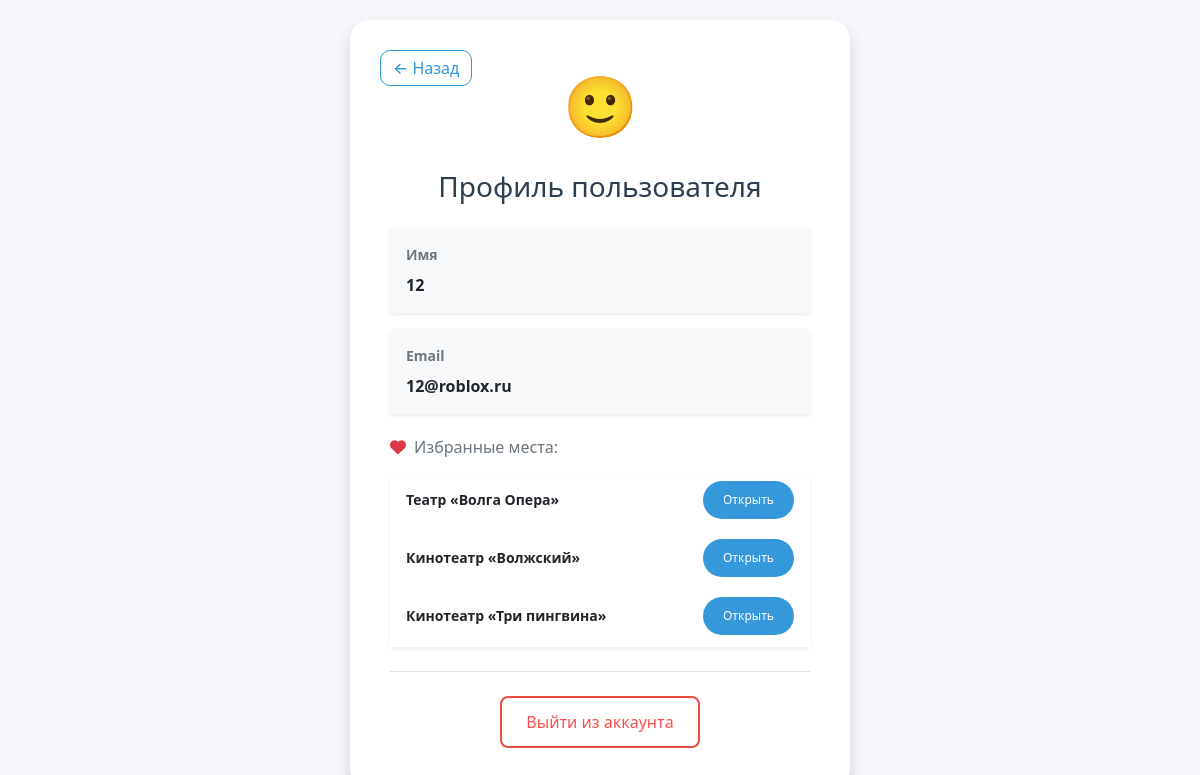
Page /profile (signed in) on the committed database.
### data/users.py (models this page shows, shortened)
class User(SqlAlchemyBase, UserMixin):
    __tablename__ = 'users'
    id = sqlalchemy.Column(sqlalchemy.Integer,
                           primary_key=True, autoincrement=True)
    name = sqlalchemy.Column(sqlalchemy.String, nullable=True)
    email = sqlalchemy.Column(sqlalchemy.String,
                              index=True, unique=True, nullable=True)
    hashed_password = sqlalchemy.Column(sqlalchemy.String, nullable=True)
    favorites = sqlalchemy.Column(sqlalchemy.String, nullable=True, default="")

### data/places.py (models this page shows)
class Places(SqlAlchemyBase):
    __tablename__ = 'Places'
    id = sqlalchemy.Column(sqlalchemy.Integer,
                           primary_key=True, autoincrement=True)
    title = sqlalchemy.Column(sqlalchemy.String, nullable=True)
    description = sqlalchemy.Column(sqlalchemy.String, nullable=True)
    deprecation_full = sqlalchemy.Column(sqlalchemy.String, nullable=True)
    category = sqlalchemy.Column(sqlalchemy.String, nullable=True)
    address = sqlalchemy.Column(sqlalchemy.String, nullable=True)
    opening_hours = sqlalchemy.Column(sqlalchemy.String, nullable=True)
    link_map =sqlalchemy.Column(sqlalchemy.String, nullable=True)
    name_photo_main = sqlalchemy.Column(sqlalchemy.String, nullable=True)
    name_photo_1 = sqlalchemy.Column(sqlalchemy.String, nullable=True)
    name_photo_2 = sqlalchemy.Column(sqlalchemy.String, nullable=True)
    open_hour = sqlalchemy.Column(sqlalchemy.Integer, nullable=True)
    close_hour = sqlalchemy.Column(sqlalchemy.Integer, nullable=True)

### app.py (the view)
@app.route('/profile')
@login_required
def profile():
    db_sess = db_session.create_session()
    fav_ids = current_user.favorites.split(',') if current_user.favorites else []
    favorite_places = db_sess.query(Places).filter(Places.id.in_(fav_ids)).all() if fav_ids else []
    return render_template('profile.html', favorite_places=favorite_places)

### app.py (called while the page is built)
@login_manager.user_loader
def load_user(user_id):
    db_sess = db_session.create_session()
    return db_sess.query(User).get(int(user_id))

@app.teardown_appcontext
def shutdown_session(exception=None):
    db_session.create_session().close()

### data/db_session.py (called while the page is built)
def create_session() -> Session:
    global __factory
    return __factory()

### templates/profile.html (shortened to what this page needs)
{% block content %}
<html lang="ru">
<head>
    <link rel="stylesheet" href="https://cdn.jsdelivr.net/npm/bootstrap@5.0.0-beta1/dist/css/bootstrap.min.css">
    <link rel="stylesheet" type="text/css" href="{{ url_for('static', filename='css/place.css') }}"/>
    <link rel="stylesheet" href="https://cdnjs.cloudflare.com/ajax/libs/font-awesome/6.0.0/css/all.min.css">
</head>
<body class="bg-light">
<div class="registration-container">
    <div class="registration-card shadow">
        <a href="/" class="btn-back"> ← Назад</a>
        <div class="text-center mb-4">
            <div style="font-size: 60px; margin-bottom: 10px;">🙂</div>
            <h1 class="mb-0">Профиль пользователя</h1>
        </div>
        <div class="profile-details mt-4">
            <div class="mb-3 p-3 bg-light rounded shadow-sm">
                <label class="text-muted small">Имя</label>
                <div class="fw-bold text-dark">{{ current_user.name }}</div>
            </div>
            <div class="mb-4 p-3 bg-light rounded shadow-sm">
                <label class="text-muted small">Email</label>
                <div class="fw-bold text-dark">{{ current_user.email }}</div>
            </div>
            <div class="favorites-section mt-4 mb-4">
                <h6 class="text-muted mb-3"><i class="fas fa-heart text-danger me-2"></i>Избранные места:</h6>
                <div class="list-group shadow-sm">
                    {% for place in favorite_places %}
                    <div class="list-group-item d-flex justify-content-between align-items-center border-0 mb-1 rounded bg-white">
                        <div>
                            <div class="fw-bold" style="font-size: 14px;">{{ place.title }}</div>
                        </div>
                        <a href="/place?id={{ place.id }}" class="btn btn-sm btn-outline-primary" style="font-size: 12px; border-radius: 20px;">Открыть</a>
                    </div>
                    {% else %}
                    <p class="text-muted small ps-2">Список пуст</p>
                    {% endfor %}
                </div>
            </div>
            <div class="actions border-top pt-4 text-center">
                <a href="{{ url_for('logout') }}" class="btn_logout" style="color: #ff4d4d; text-decoration: none; font-weight: 500;">
                    Выйти из аккаунта
                </a>
            </div>
        </div>
    </div>
</div>
</body>
</html>
{% endblock %}

### static/css/place.css (style rules this page uses)
.btn { display: inline-block; padding: 10px 20px; font-size: 16px; font-weight: 500; text-align: center; text-decoration: none; border: none; border-radius: 8px; cursor: pointer; transition: all 0.3s ease; background-color: #3498db; color: white; }
.btn-back { position: absolute; top: 20px; left: 20px; text-decoration: none; font-size: 16px; font-weight: 500; color: #3498db; background: white; border: 1.5px solid #3498db; cursor: pointer; transition: all 0.2s ease; padding: 5px 12px; border-radius: 10px; margin: 10px 10px; }
.registration-card { position: relative; }
.registration-card h1 { margin-top: 0; padding-top: 10px; }
.registration-container { display: flex; justify-content: center; align-items: center; min-height: 100vh; background-color: #f5f7fa; padding: 20px; }
.registration-card { background: white; border-radius: 20px; box-shadow: 0 10px 30px rgba(0, 0, 0, 0.1); padding: 40px; width: 100%; max-width: 500px; transition: transform 0.2s; }
.registration-card h1 { text-align: center; margin-bottom: 30px; color: #2c3e50; font-size: 28px; }
.registration-card label { font-weight: 600; margin-bottom: 8px; display: block; color: #2c3e50; }
.btn_logout { display: inline-block; padding: 12px 24px; font-size: 16px; font-weight: 600; text-align: center; text-decoration: none; border: 2px solid #e74c3c; border-radius: 8px; cursor: pointer; transition: all 0.3s ease; background-color: white; color: #e74c3c; }

### rows in the picture
User: name "12", email "12@roblox.ru"
Places: title "Театр «Волга Опера»"
Places: title "Кинотеатр «Волжский»"
Places: title "Кинотеатр «Три пингвина»"
